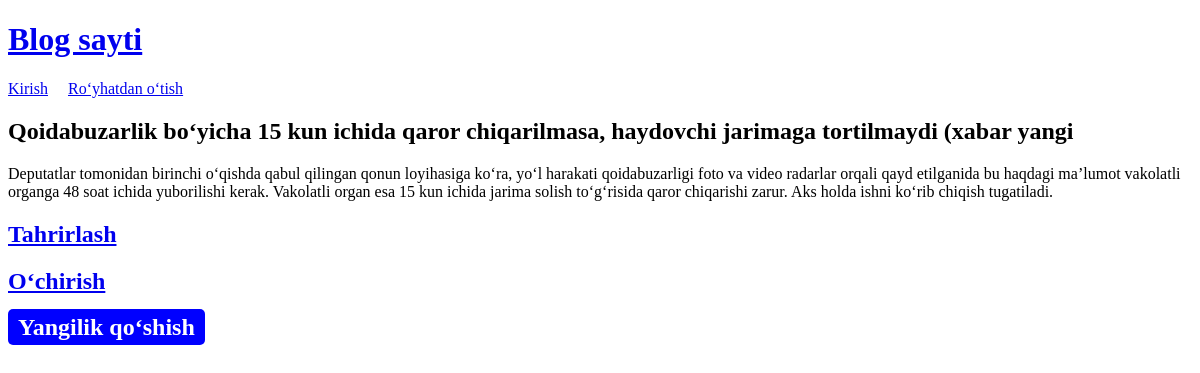
Screenshot of /post/3 with the database file from the repository.
### news/models.py (models this page shows, shortened)
class News(models.Model):
    title = models.CharField(max_length=100)
    text = models.TextField()
    author = models.ForeignKey(
    'auth.User',
    on_delete=models.CASCADE)

### news/views.py (the view)
# urls.py: path('post/<int:pk>', PostDetail.as_view(), name='detail_page'),
class PostDetail(DetailView):
    model = News
    template_name = 'detail.html' #This is a class based view
    context_object_name = 'post' #This is a class based view

### templates/detail.html
{% extends "base.html" %} {% block content %}
<div class="post-entry">
    <h2>{{ post.title }}</h2>
    <p>{{ post.text }}</p>
    <h2><a href="{% url 'edit_post' post.pk %}"> Tahrirlash </h2>
        <h2><a href="{% url 'delete_post' post.pk %}"> O‘chirish </h2>
</div>
{% endblock content %}

### rows the page displays
News: title "Qoidabuzarlik bo‘yicha 15 kun ichida qaror chiqarilmasa, haydovchi jarimaga tortilmaydi (xabar yangi", text "Deputatlar tomonidan birinchi o‘qishda qabul qilingan qonun loyihasiga ko‘ra, yo‘l harakati qoidabuzarligi foto va video radarlar orqali qayd etilganida bu haqdagi ma’lumot vakolatli organga 48 soat ichida yuborilishi kerak. Vakolatli organ esa 15 kun ichida jarima solish to‘g‘risida qaror chiqarishi zarur. Aks holda ishni ko‘rib chiqish tugatiladi."
